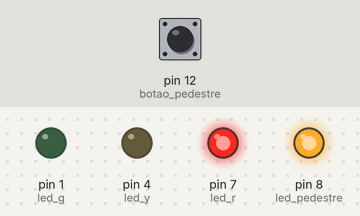
Bench run of a sketch on a simulated Arduino Uno, built with avr-gcc and run on an emulated ATmega328P. On the bench: output pins drawn as LEDs (lit = HIGH). Inputs (shaded band) come from the test bench; at power-on: pin 12 (botao_pedestre) LOW.

Above: at 5.0 s.
At 12.5 s:
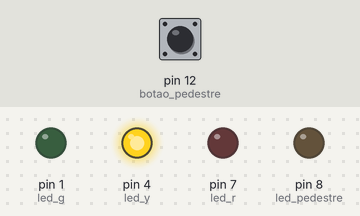
At 20.0 s:
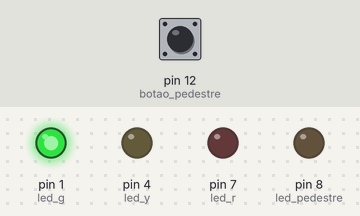
Timing chart, 0 to 32.5 s (numbered marks = the images above):
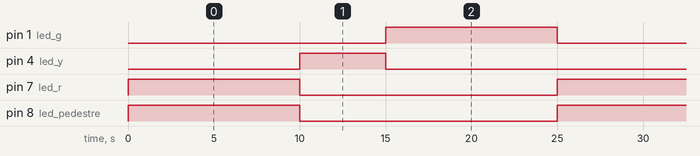

Measured:
- by itself, pin 1 (led_g), pin 7 (led_r), pin 8 (led_pedestre): alternates HIGH for 10.0 s and LOW for 15.0 s
- by itself, pin 4 (led_y): alternates HIGH for 5.0 s and LOW for 20.0 s
- by itself, everything shown: repeats every 25.0 s, in 3 steps

The sketch:

code.ino
```cpp
const int led_r = 7;
const int led_y = 4;
const int led_g = 1;
const int led_pedestre = 8;

const int botao_pedestre = 12;
bool para = true;

unsigned long current_time = 0;

// muda o estado dos leds

void led(uint8_t vermelho, uint8_t amarelo, uint8_t verde)
{
  digitalWrite(led_r, vermelho);
  digitalWrite(led_y, amarelo);
  digitalWrite(led_g, verde);
  digitalWrite(led_pedestre, vermelho);
}

void vermelho()
{
  led(HIGH, LOW, LOW);
  delay(10000);
}

void amarelo()
{
  led(LOW, HIGH, LOW);
  delay(5000);
}


// o codigo para rodando o while, sempre atualizando millis(),
// comparando com o current_time pego no inicio, antes do while.
// ou seja, millis sempre cresce, current_time nao.
// entao quando se passam 10 segundos a condicao se torna falsa.

void verde()
{
  current_time = millis();
  while((millis() - current_time) < 10000)
  {
    led(LOW, LOW, HIGH);

  	if(digitalRead(botao_pedestre))
  	{
  		led(LOW, HIGH, LOW);
  		delay(2000);
      	break;
  	}
  }
}

void setup()
{
  pinMode(led_r, OUTPUT);
  pinMode(led_y, OUTPUT);
  pinMode(led_g, OUTPUT);
  pinMode(led_pedestre, OUTPUT);
  pinMode(botao_pedestre, INPUT);
}

void loop()
{
  vermelho();
  amarelo();
  verde();
}
```
